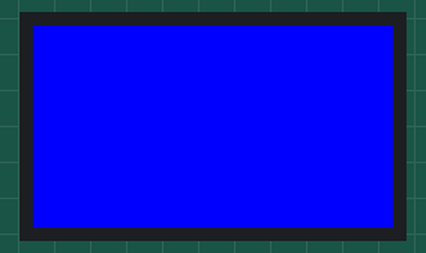
This sketch was run on a simulated ESP32. On the bench: 240×135 colour display.

Above: at 0.3 s.
At 3.3 s:
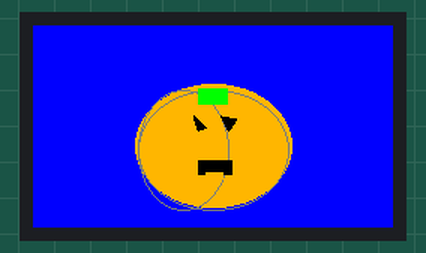
At 6.3 s:
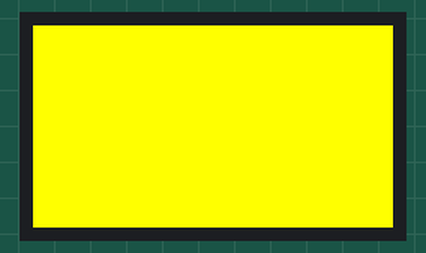
At 9.3 s:
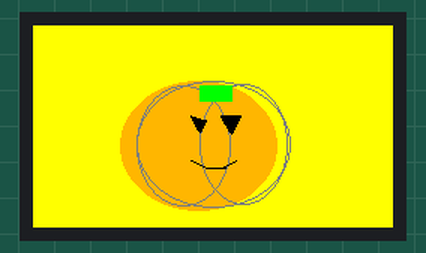
At 12.4 s:
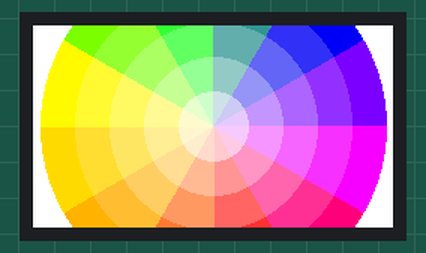
At 15.5 s:
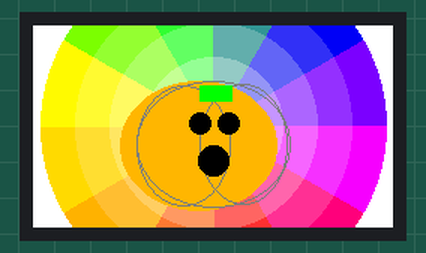

Measured:
- by itself, everything shown: repeats every 18.2 s, in 6 steps
- what the display in image 1 shows lasts 3.1 s, from 3.2 s to 6.3 s
- what the display in image 3 shows lasts 3.1 s, from 9.3 s to 12.4 s

The sketch:

fall_generative_art_sketch.ino
```cpp
#include <TFT_eSPI.h>

TFT_eSPI tft = TFT_eSPI();
int16_t colors[12];


void setup() {
  tft.init();
  tft.setRotation(1);
  tft.fillScreen(TFT_BLACK);

}

void loop() {
    tft.fillScreen(TFT_BLUE);
    delay(3000);
    drawSadPumpkin();
    delay(3000);
    tft.fillScreen(TFT_YELLOW);
    delay(3000);
    drawHappyPumpkin();
    delay(3000);
    tft.fillScreen(TFT_WHITE);
    rainbow();
    delay(3000);
    drawSurprisedPumpkin();
    delay(3000);
}

void rainbow(){
  for (uint8_t c = 0; c < 2; c++) {
    colors[c + 10] = tft.alphaBlend(128 + c * 127, TFT_RED,     TFT_MAGENTA);
    colors[c +  8] = tft.alphaBlend(128 + c * 127, TFT_MAGENTA, TFT_BLUE);
    colors[c +  6] = tft.alphaBlend(128 + c * 127, TFT_BLUE,    TFT_GREEN);
    colors[c +  4] = tft.alphaBlend(128 + c * 127, TFT_GREEN,   TFT_YELLOW);
    colors[c +  2] = tft.alphaBlend(128 + c * 127, TFT_YELLOW,  TFT_ORANGE);
    colors[c +  0] = tft.alphaBlend(128 + c * 127, TFT_ORANGE,  TFT_RED);
  }
  uint16_t rDelta = (tft.width() - 1) / 10;
  uint16_t x = tft.width() / 2;
  uint16_t y = tft.height() / 2;
  bool smooth = true;

  for (uint16_t i = 5; i > 0; i--) {
    for (uint16_t angle = 0; angle <= 330; angle += 30) {
      uint16_t radius = i * rDelta;
      uint16_t wheelColor = tft.alphaBlend((i * 255.0)/5.0, colors[angle / 30], TFT_WHITE);
      tft.drawArc(x, y, radius, radius - rDelta, angle, angle + 30, wheelColor, TFT_BLACK, smooth);
    }
    smooth = false;  // Only outer ring is smooth
  }

  //while (1) delay(100);
}


void drawPumpkinBody() {
  tft.fillEllipse(110, 80, 52, 43, TFT_ORANGE);
  tft.drawEllipse(120, 79, 51, 42, TFT_DARKGREY);
  tft.drawEllipse(100, 80, 31, 40, TFT_DARKGREY);
  tft.drawEllipse(140, 79, 29, 40, TFT_DARKGREY);
  tft.fillRect(111, 40, 22, 11, TFT_GREEN);
}

void drawHappyPumpkin() {
  drawPumpkinBody();

  tft.fillTriangle(105, 60, 115, 63, 111, 71, TFT_BLACK);
  tft.fillTriangle(125, 60, 138, 60, 132, 72, TFT_BLACK);

  tft.drawLine(105, 90, 115, 95, TFT_BLACK);
  tft.drawLine(116, 95, 128, 95, TFT_BLACK);
  tft.drawLine(125, 95, 135, 90, TFT_BLACK);
}

void drawSurprisedPumpkin() {
  drawPumpkinBody();

  tft.fillCircle(111, 65, 7, TFT_BLACK);
  tft.fillCircle(130, 65, 7, TFT_BLACK);

  tft.fillCircle(120, 90, 10, TFT_BLACK);
}
void drawSadPumpkin() {
  tft.fillEllipse(120, 80, 52, 41, TFT_ORANGE);

  tft.drawEllipse(120, 83, 50, 40, TFT_DARKGREY);
  tft.drawEllipse(100, 83, 30, 40, TFT_DARKGREY);

  tft.fillRect(110, 42, 20, 11, TFT_GREEN);

  tft.fillTriangle(107, 60, 115, 68, 110, 70, TFT_BLACK);
  tft.fillTriangle(125, 60, 135, 62, 130, 70, TFT_BLACK);

  tft.fillRect(110, 90, 23, 10, TFT_BLACK);
  tft.fillRect(115, 98, 12, 5, TFT_ORANGE);
}
```
